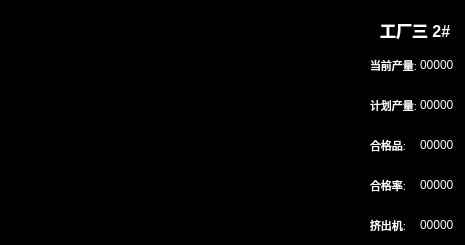
     <widget class="QFrame" name="frame_curve10">
      <property name="geometry">
       <rect>
        <x>490</x>
        <y>515</y>
        <width>465</width>
        <height>245</height>
       </rect>
      </property>
      <property name="styleSheet">
       <string notr="true">background-color: rgb(0, 0, 0);</string>
      </property>
      <property name="frameShape">
       <enum>QFrame::StyledPanel</enum>
      </property>
      <property name="frameShadow">
       <enum>QFrame::Raised</enum>
      </property>
      <widget class="QWidget" name="curve10_data1" native="true">
       <property name="geometry">
        <rect>
         <x>370</x>
         <y>50</y>
         <width>95</width>
         <height>30</height>
        </rect>
       </property>
       <widget class="QLabel" name="curve10_data1_title">
        <property name="geometry">
         <rect>
          <x>0</x>
          <y>0</y>
          <width>50</width>
          <height>30</height>
         </rect>
        </property>
        <property name="font">
         <font>
          <pointsize>8</pointsize>
          <weight>50</weight>
          <bold>false</bold>
         </font>
        </property>
        <property name="layoutDirection">
         <enum>Qt::LeftToRight</enum>
        </property>
        <property name="autoFillBackground">
         <bool>false</bool>
        </property>
        <property name="styleSheet">
         <string notr="true">color: rgb(255, 255, 255);</string>
        </property>
        <property name="text">
         <string>当前产量:</string>
        </property>
       </widget>
       <widget class="QLabel" name="curve10_data1_data">
        <property name="geometry">
         <rect>
          <x>50</x>
          <y>0</y>
          <width>45</width>
          <height>30</height>
         </rect>
        </property>
        <property name="styleSheet">
         <string notr="true">color: rgb(255, 255, 255);</string>
        </property>
        <property name="text">
         <string>00000</string>
        </property>
       </widget>
      </widget>
      <widget class="QWidget" name="curve10_data2" native="true">
       <property name="geometry">
        <rect>
         <x>370</x>
         <y>90</y>
         <width>95</width>
         <height>30</height>
        </rect>
       </property>
       <widget class="QLabel" name="curve10_data2_title">
        <property name="geometry">
         <rect>
          <x>0</x>
          <y>0</y>
          <width>50</width>
          <height>30</height>
         </rect>
        </property>
        <property name="font">
         <font>
          <pointsize>8</pointsize>
          <weight>50</weight>
          <bold>false</bold>
         </font>
        </property>
        <property name="layoutDirection">
         <enum>Qt::LeftToRight</enum>
        </property>
        <property name="autoFillBackground">
         <bool>false</bool>
        </property>
        <property name="styleSheet">
         <string notr="true">color: rgb(255, 255, 255);</string>
        </property>
        <property name="text">
         <string>计划产量:</string>
        </property>
       </widget>
       <widget class="QLabel" name="curve10_data2_data">
        <property name="geometry">
         <rect>
          <x>50</x>
          <y>0</y>
          <width>45</width>
          <height>30</height>
         </rect>
        </property>
        <property name="styleSheet">
         <string notr="true">color: rgb(255, 255, 255);</string>
        </property>
        <property name="text">
         <string>00000</string>
        </property>
       </widget>
      </widget>
      <widget class="QWidget" name="curve10_data3" native="true">
       <property name="geometry">
        <rect>
         <x>370</x>
         <y>130</y>
         <width>95</width>
         <height>30</height>
        </rect>
       </property>
       <widget class="QLabel" name="curve10_data3_title">
        <property name="geometry">
         <rect>
          <x>0</x>
          <y>0</y>
          <width>50</width>
          <height>30</height>
         </rect>
        </property>
        <property name="font">
         <font>
          <pointsize>8</pointsize>
          <weight>50</weight>
          <bold>false</bold>
         </font>
        </property>
        <property name="layoutDirection">
         <enum>Qt::LeftToRight</enum>
        </property>
        <property name="autoFillBackground">
         <bool>false</bool>
        </property>
        <property name="styleSheet">
         <string notr="true">color: rgb(255, 255, 255);</string>
        </property>
        <property name="text">
         <string>合格品:</string>
        </property>
       </widget>
       <widget class="QLabel" name="curve10_data3_data">
        <property name="geometry">
         <rect>
          <x>50</x>
          <y>0</y>
          <width>45</width>
          <height>30</height>
         </rect>
        </property>
        <property name="styleSheet">
         <string notr="true">color: rgb(255, 255, 255);</string>
        </property>
        <property name="text">
         <string>00000</string>
        </property>
       </widget>
      </widget>
      <widget class="QWidget" name="curve10_data4" native="true">
       <property name="geometry">
        <rect>
         <x>370</x>
         <y>170</y>
         <width>95</width>
         <height>30</height>
        </rect>
       </property>
       <widget class="QLabel" name="curve10_data4_title">
        <property name="geometry">
         <rect>
          <x>0</x>
          <y>0</y>
          <width>50</width>
          <height>30</height>
         </rect>
        </property>
        <property name="font">
         <font>
          <pointsize>8</pointsize>
          <weight>50</weight>
          <bold>false</bold>
         </font>
        </property>
        <property name="layoutDirection">
         <enum>Qt::LeftToRight</enum>
        </property>
        <property name="autoFillBackground">
         <bool>false</bool>
        </property>
        <property name="styleSheet">
         <string notr="true">color: rgb(255, 255, 255);</string>
        </property>
        <property name="text">
         <string>合格率:</string>
        </property>
       </widget>
       <widget class="QLabel" name="curve10_data4_data">
        <property name="geometry">
         <rect>
          <x>50</x>
          <y>0</y>
          <width>45</width>
          <height>30</height>
         </rect>
        </property>
        <property name="styleSheet">
         <string notr="true">color: rgb(255, 255, 255);</string>
        </property>
        <property name="text">
         <string>00000</string>
        </property>
       </widget>
      </widget>
      <widget class="QWidget" name="curve10_data5" native="true">
       <property name="geometry">
        <rect>
         <x>370</x>
         <y>210</y>
         <width>95</width>
         <height>30</height>
        </rect>
       </property>
       <widget class="QLabel" name="curve10_data5_title">
        <property name="geometry">
         <rect>
          <x>0</x>
          <y>0</y>
          <width>50</width>
          <height>30</height>
         </rect>
        </property>
        <property name="font">
         <font>
          <pointsize>8</pointsize>
          <weight>50</weight>
          <bold>false</bold>
         </font>
        </property>
        <property name="layoutDirection">
         <enum>Qt::LeftToRight</enum>
        </property>
        <property name="autoFillBackground">
         <bool>false</bool>
        </property>
        <property name="styleSheet">
         <string notr="true">color: rgb(255, 255, 255);</string>
        </property>
        <property name="text">
         <string>挤出机:</string>
        </property>
       </widget>
       <widget class="QLabel" name="curve10_data5_data">
        <property name="geometry">
         <rect>
          <x>50</x>
          <y>0</y>
          <width>45</width>
          <height>30</height>
         </rect>
        </property>
        <property name="styleSheet">
         <string notr="true">color: rgb(255, 255, 255);</string>
        </property>
        <property name="text">
         <string>00000</string>
        </property>
       </widget>
      </widget>
      <widget class="QLabel" name="curve10_title">
       <property name="geometry">
        <rect>
         <x>380</x>
         <y>10</y>
         <width>80</width>
         <height>40</height>
        </rect>
       </property>
       <property name="font">
        <font>
         <pointsize>12</pointsize>
         <weight>75</weight>
         <bold>true</bold>
        </font>
       </property>
       <property name="layoutDirection">
        <enum>Qt::LeftToRight</enum>
       </property>
       <property name="autoFillBackground">
        <bool>false</bool>
       </property>
       <property name="styleSheet">
        <string notr="true">color: rgb(255, 255, 255);</string>
       </property>
       <property name="text">
        <string>工厂三 2#</string>
       </property>
      </widget>
      <widget class="QWidget" name="curve10" native="true">
       <property name="geometry">
        <rect>
         <x>0</x>
         <y>0</y>
         <width>370</width>
         <height>245</height>
        </rect>
       </property>
      </widget>
     </widget>
